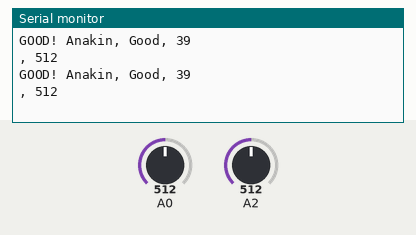
Recording of a sketch running on a simulated Arduino Uno, built with avr-gcc and run on an emulated ATmega328P. Parts: the last lines printed to the serial monitor. The inputs (shaded band) are chosen by the test bench; at power-on: A0 = 512, A2 = 512.

Above: at 2.8 s.
2.9 s: A0 set to 716
At 5.0 s:
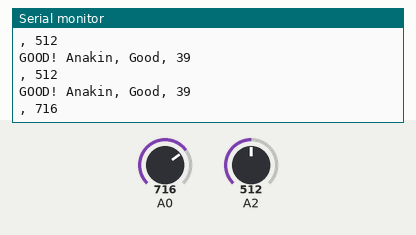
5.6 s: A2 set to 716
At 6.5 s:
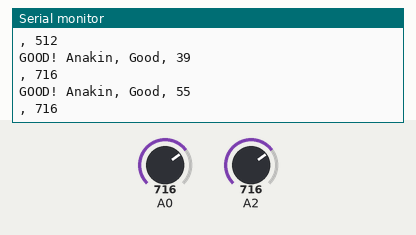
8.3 s: A0 set to 900
At 10.8 s:
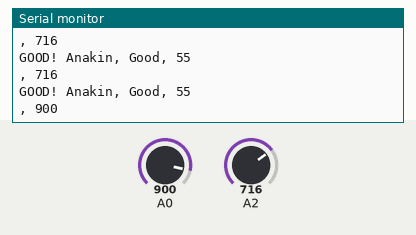
11.0 s: A2 set to 900
At 12.4 s:
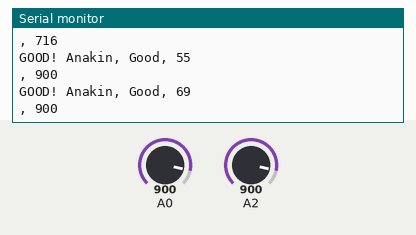
Timing chart, 0 to 14.0 s (numbered marks = the images above; inputs shaded):
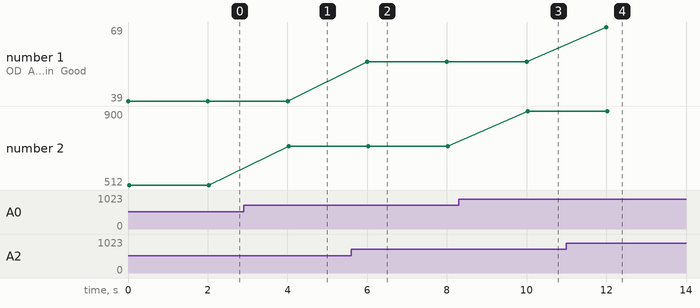

Measured:
- after the input at 2.9 s, the serial monitor: prints a new line after 1.1 s (image 1)
- after the input at 5.6 s, the serial monitor: prints a new line after 0.40 s (image 2)
- after the input at 8.3 s, the serial monitor: prints a new line after 1.7 s (image 3)
- after the input at 11.0 s, the serial monitor: prints a new line after 1.0 s (image 4)
- plotted number 1: 39 → 55 after the input at 5.6 s, 55 → 69 after the input at 11.0 s
- plotted number 2: 512 → 716 after the input at 2.9 s, 716 → 900 after the input at 8.3 s

The sketch:

MQ135.ino
```cpp
int GasLevel;
int GasLevel2;
int digitalValue;
String quality="";

void setup()
{

  Serial.begin(9600);      // sets the serial port to 9600
  //pinMode( 1, INPUT);

}


void loop()
{
  GasLevel = analogRead(A2)/13;       // read analog input pin 0
  GasLevel2 = analogRead(A0);

  //digitalValue = digitalRead(A1);

    // prints the value read

 if(GasLevel<175){
    quality = "GOOD! Anakin, Good";
  }
  else if (GasLevel >175 && GasLevel<225){
    quality = "Hold lige øje";
  }
  else if (GasLevel >225 && GasLevel<300){
    quality = "Dårligt";
  }
  else if (GasLevel >300){
    quality = "rigtigt dårligt";
  }

  Serial.print(quality);
  Serial.print(", ");
  Serial.println(GasLevel);
  Serial.print(", ");
  Serial.println(GasLevel2);
  //Serial.println(digitalValue);

  delay(2000);                        // wait 100ms for next reading

}
```
